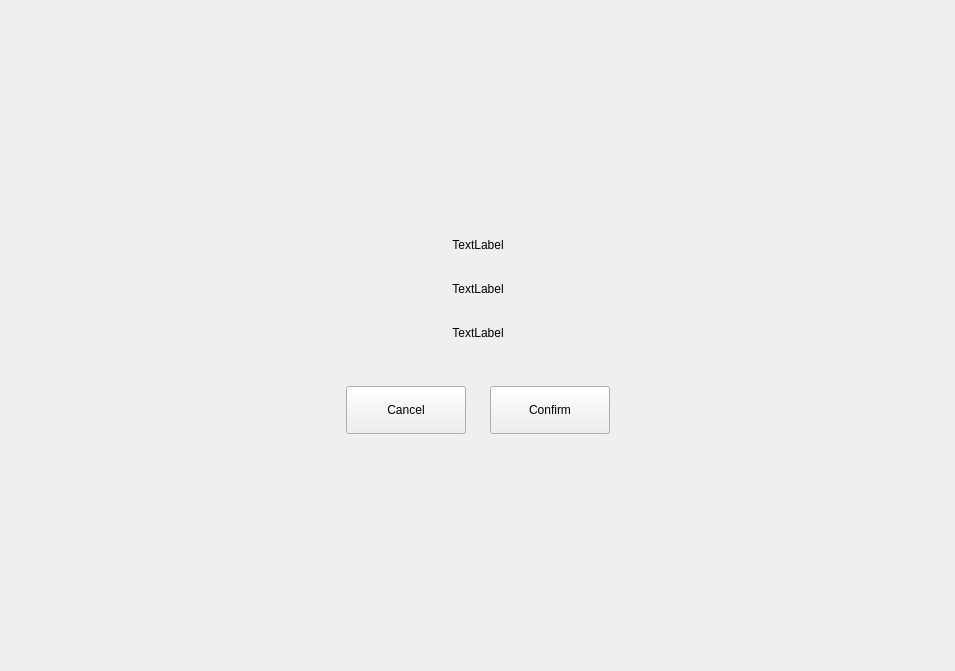
<?xml version="1.0" encoding="UTF-8"?>
<ui version="4.0">
 <class>Surewidget</class>
 <widget class="QWidget" name="Surewidget">
  <property name="geometry">
   <rect>
    <x>0</x>
    <y>0</y>
    <width>955</width>
    <height>671</height>
   </rect>
  </property>
  <property name="windowTitle">
   <string>Form</string>
  </property>
  <layout class="QVBoxLayout" name="verticalLayout">
   <property name="spacing">
    <number>46</number>
   </property>
   <item>
    <spacer name="verticalSpacer_2">
     <property name="orientation">
      <enum>Qt::Vertical</enum>
     </property>
     <property name="sizeHint" stdset="0">
      <size>
       <width>20</width>
       <height>40</height>
      </size>
     </property>
    </spacer>
   </item>
   <item>
    <layout class="QHBoxLayout" name="horizontalLayout">
     <item>
      <spacer name="horizontalSpacer">
       <property name="orientation">
        <enum>Qt::Horizontal</enum>
       </property>
       <property name="sizeHint" stdset="0">
        <size>
         <width>40</width>
         <height>20</height>
        </size>
       </property>
      </spacer>
     </item>
     <item>
      <layout class="QVBoxLayout" name="verticalLayout_3">
       <property name="spacing">
        <number>30</number>
       </property>
       <item>
        <widget class="QLabel" name="loadLabel">
         <property name="text">
          <string>TextLabel</string>
         </property>
         <property name="alignment">
          <set>Qt::AlignCenter</set>
         </property>
        </widget>
       </item>
       <item>
        <widget class="KLabel" name="tipLabel">
         <property name="text">
          <string>TextLabel</string>
         </property>
         <property name="alignment">
          <set>Qt::AlignCenter</set>
         </property>
         <property name="wordWrap">
          <bool>true</bool>
         </property>
        </widget>
       </item>
       <item>
        <widget class="KLabel" name="warningLabel">
         <property name="text">
          <string>TextLabel</string>
         </property>
         <property name="alignment">
          <set>Qt::AlignCenter</set>
         </property>
        </widget>
       </item>
      </layout>
     </item>
     <item>
      <spacer name="horizontalSpacer_2">
       <property name="orientation">
        <enum>Qt::Horizontal</enum>
       </property>
       <property name="sizeHint" stdset="0">
        <size>
         <width>40</width>
         <height>20</height>
        </size>
       </property>
      </spacer>
     </item>
    </layout>
   </item>
   <item>
    <layout class="QHBoxLayout" name="horizontalLayout_2">
     <property name="spacing">
      <number>24</number>
     </property>
     <item>
      <spacer name="horizontalSpacer_3">
       <property name="orientation">
        <enum>Qt::Horizontal</enum>
       </property>
       <property name="sizeHint" stdset="0">
        <size>
         <width>40</width>
         <height>20</height>
        </size>
       </property>
      </spacer>
     </item>
     <item>
      <widget class="QPushButton" name="cancelBtn">
       <property name="minimumSize">
        <size>
         <width>120</width>
         <height>48</height>
        </size>
       </property>
       <property name="text">
        <string>Cancel</string>
       </property>
      </widget>
     </item>
     <item>
      <widget class="QPushButton" name="confirmBtn">
       <property name="minimumSize">
        <size>
         <width>120</width>
         <height>48</height>
        </size>
       </property>
       <property name="text">
        <string>Confirm</string>
       </property>
      </widget>
     </item>
     <item>
      <spacer name="horizontalSpacer_4">
       <property name="orientation">
        <enum>Qt::Horizontal</enum>
       </property>
       <property name="sizeHint" stdset="0">
        <size>
         <width>40</width>
         <height>20</height>
        </size>
       </property>
      </spacer>
     </item>
    </layout>
   </item>
   <item>
    <spacer name="verticalSpacer">
     <property name="orientation">
      <enum>Qt::Vertical</enum>
     </property>
     <property name="sizeHint" stdset="0">
      <size>
       <width>20</width>
       <height>40</height>
      </size>
     </property>
    </spacer>
   </item>
  </layout>
 </widget>
 <customwidgets>
  <customwidget>
   <class>KLabel</class>
   <extends>QLabel</extends>
   <header>../greeter/klabel.h</header>
  </customwidget>
 </customwidgets>
 <resources/>
 <connections/>
</ui>
